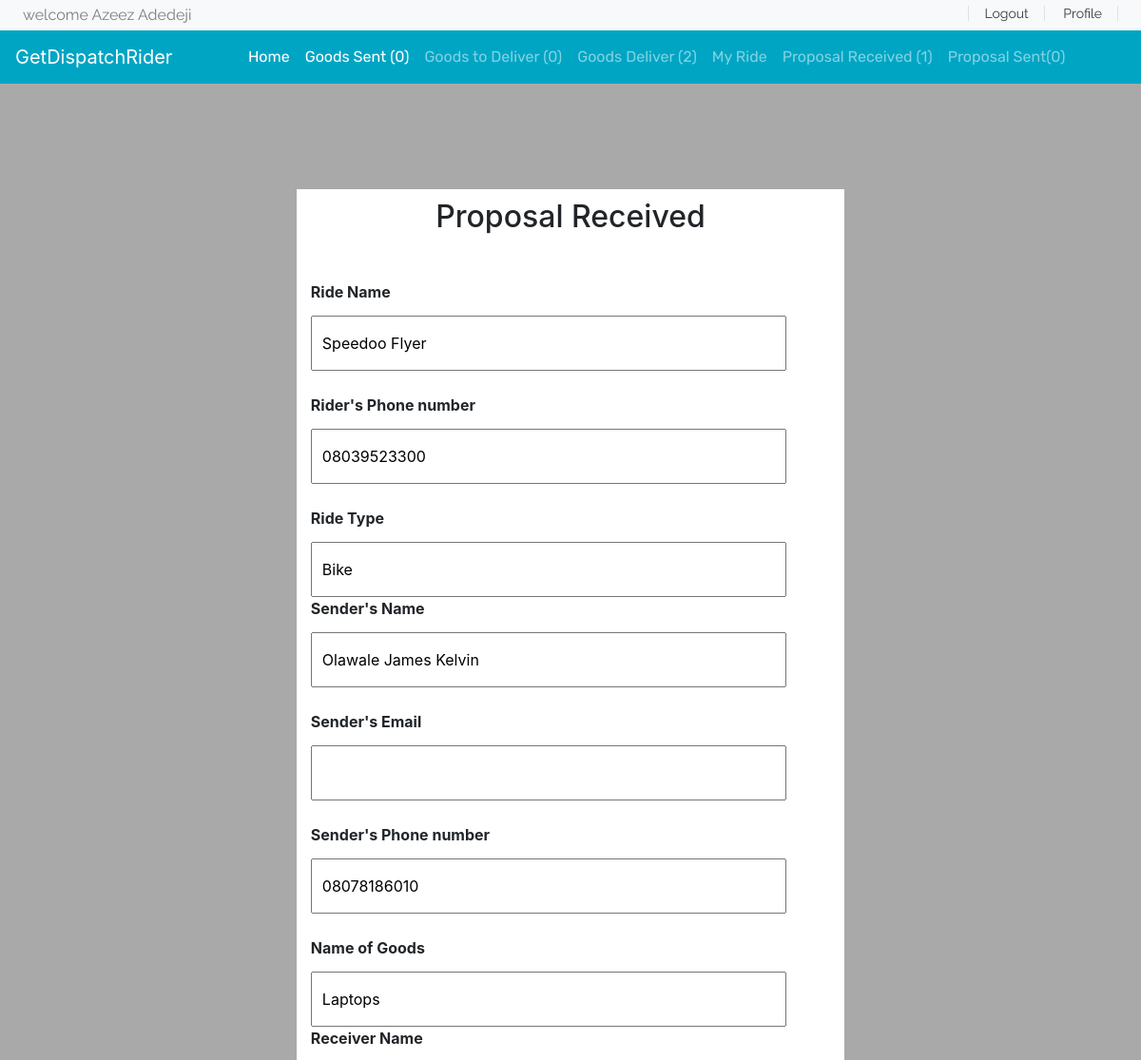
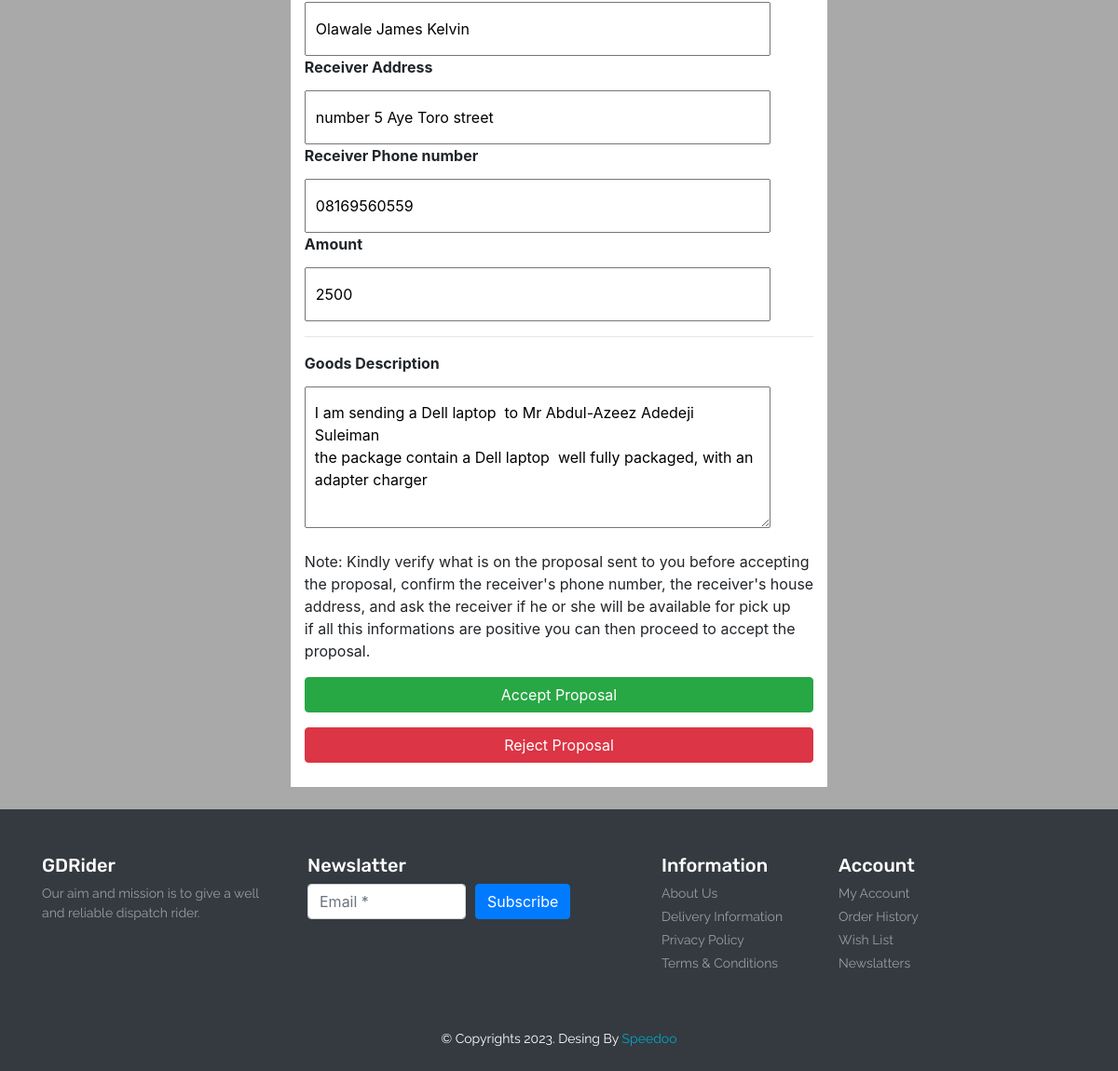
/accept-proposal/76d2209d9ef7445392f525bb0248d05f/ (signed in), run on the app's committed database (2 pictures, top to bottom).
### base/models.py (models this page shows)
class user(AbstractUser):
    fullName = models.CharField(max_length=100)
    email = models.EmailField()
    phoneNumber = models.CharField(max_length=20, unique=True)
    ninslip = models.ImageField()
    verify = models.BooleanField(default=False)
    USERNAME_FIELD = 'phoneNumber'
    REQUIRED_FIELDS = ['username']

class proposal(models.Model):
    id = models.UUIDField(default=uuid.uuid4, editable=False, primary_key=True)
    riderUsername = models.CharField(max_length=50, default='null')
    rideName = models.CharField(max_length=50, default='empty')
    riderEmail = models.EmailField()
    senderName = models.CharField(max_length=100, default='empty')
    riderPhoneNumber = models.CharField(max_length=20, default='empty')
    senderEmail = models.EmailField()
    senderPhoneNumber = models.CharField(max_length=20,default='empty')
    rideTrackId = models.CharField(max_length=100)
    rideType = models.CharField(max_length=50)
    goodsName = models.CharField(max_length=250)
    receiverName = models.CharField(max_length=250)
    receiverAddress = models.CharField(max_length=250)
    receiverPhoneNumber = models.CharField(max_length=50)
    amount = models.TextField()
    goodsDescription = models.TextField()
    deliveryPassword = models.CharField(max_length=10, blank='True', null='True')
    created = models.DateTimeField(auto_now_add=True)
    update = models.DateTimeField(auto_now=True)
    deliver = models.BooleanField(default=False)
    accepted = models.BooleanField(default=False)

### base/views.py (the view, shortened to what this page needs)
# urls.py: path('accept-proposal/<str:pk>/', views.acceptproposal, name='acceptProposal'),
@login_required(login_url='base:login')
def acceptproposal(request, pk):
    getproposal = proposal.objects.get(id=pk)
    if request.user.phoneNumber == getproposal.riderUsername:
        pass
    else:
        return redirect('base:index')
    proposalr = proposal.objects.filter(Q(riderUsername=request.user) & Q(accepted=False)).count
    proposals = proposal.objects.filter(Q(senderPhoneNumber=request.user.phoneNumber) & Q(accepted=False)).count
    goodsent = proposal.objects.filter(Q(senderPhoneNumber=request.user.phoneNumber)
                                       & Q(accepted=True)).count
    goodstosend = proposal.objects.filter(Q(riderUsername=request.user) & Q(accepted=True) & Q(deliver=False)).count
    goodsdeliver = proposal.objects.filter(Q(riderUsername=request.user)
                                           & Q(deliver=True)).count
    context = {'getproposal': getproposal, 'proposalr': proposalr, 'goodstosend': goodstosend, 'goodsent': goodsent,
               'proposals': proposals, 'goodsdeliver': goodsdeliver}
    return render(request, 'base/proposalReceivedDetail.html', context)

### base/templates/base/proposalReceivedDetail.html (shortened to what this page needs)
<div style="background-color: darkgrey;">
    {% extends 'base/navbar.html'%}
{%load static %}
{% block body%}
 <div class="container">
        <div class="container" style="background-color: #fff; margin-top: 10%; padding: 10px 15px; width:fit-content ; height:fit-content">
            <div class="text-center">
                <h2>Proposal Received</h2>
            </div>
            <form class="mt-5" method="post" action="{% url 'base:acceptProposal' getproposal.id %}">
                <label for=""><strong>Ride Name</strong> </label><br/>
                <input type="text" class="login-input" value="{{getproposal.rideName}}" readonly="true" name="riderName" ><br/>
                <label for=""><strong>Rider's Phone number </strong> </label><br/>
                <input type="text" class="login-input" value="{{getproposal.riderPhoneNumber}}" readonly="true" name="riderNumber" ><br/>
                <label for=""><strong>Ride Type</strong> </label><br/>
                <input type="text" class="login-input" value="{{getproposal.rideType}}" readonly="true" name="rideType" >
                 <label for=""><strong>Sender's Name </strong> </label><br/>
                <input type="text" class="login-input" value="{{getproposal.senderName}}"  readonly="true" name="senderName" ><br/>
                <label for=""><strong>Sender's Email </strong> </label><br/>
                <input type="text" class="login-input" value="{{getproposal.email}}"  readonly="true" name="senderEmail" ><br/>
                <label for=""><strong>Sender's Phone number </strong> </label><br/>
                <input type="text" class="login-input"  value="{{getproposal.senderPhoneNumber}}" readonly="true" name="sendernumber" ><br/>
                <label for=""><strong>Name of Goods  </strong></label><br/>
                <input type="text" class="login-input" readonly="true" value="{{getproposal.goodsName}}" name="goodsName" >
                <label for=""><strong>Receiver Name </strong></label><br/>
                <input type="text" class="login-input disabled" readonly="true" value="{{getproposal.senderName}}"  name="senderName" >
                <label for=""><strong>Receiver Address </strong>  </label><br/>
                <input type="text" class="login-input" readonly="true" value="{{getproposal.receiverAddress}}"  name="receiverAddress" >
                <label for=""><strong> Receiver Phone number</strong> </label><br/>
                <input type="text" class="login-input" readonly="true" value="{{getproposal.receiverPhoneNumber}}"  name="receiverNumber" >
                <label for=""><strong>Amount</strong> </label><br/>
                <input type="text" class="login-input" readonly="true" value="{{getproposal.amount}}"  placeholder="Dispatch Rider's Fee" name="amount" >
               <hr>
                <label for=""><strong>Goods  Description</strong></label><br/>
                <textarea class="login-input" readonly="true"   name="goodsDescription" placeholder="Describe the goods in details"  cols="30" rows="5">{{getproposal.goodsDescription}}</textarea><br/>
                <p>Note: Kindly verify what is on the proposal sent to you before accepting<br/>the  proposal, confirm the receiver's phone number, the receiver's house<br/>  address, and ask the receiver if he or she will be available for pick up<br/>
                    if all this informations are positive you can then proceed to accept the <br/>proposal.</p>
                <input style="width: 100%;" type="submit" class="btn btn-success"  value="Accept Proposal" name="" id="">
                <a href="" style="width:100%" class="btn btn-danger mt-3">Reject Proposal</a>
                <br>
            </form>
        </div>
    </div>
{% endblock%}

### base/templates/base/navbar.html (shortened to what this page needs)
<!DOCTYPE html>
{% load static %}
<html lang="en">
<head>
     <link rel="stylesheet" href="https://stackpath.bootstrapcdn.com/bootstrap/4.4.1/css/bootstrap.min.css">
     <link rel="stylesheet" href="https://cdnjs.cloudflare.com/ajax/libs/OwlCarousel2/2.3.4/assets/owl.carousel.min.css" />
     <link rel="stylesheet" href="https://cdnjs.cloudflare.com/ajax/libs/OwlCarousel2/2.3.4/assets/owl.theme.default.min.css" />
      <link rel="stylesheet" href="https://cdnjs.cloudflare.com/ajax/libs/font-awesome/5.13.0/css/all.min.css" />
     <link rel="stylesheet" href="https://cdnjs.cloudflare.com/ajax/libs/font-awesome/4.7.0/css/font-awesome.min.css">
     <link rel="stylesheet" href="{% static 'base/style.css' %}">
</head>
<body onload="getLocation();">
 <header id="header" class="">
        <div class="strip d-flex justify-content-between px-4 py-1 bg-light" style="height:fit-content" >
            <p class="font-rale  text-black-50 m-0">welcome {{request.user.fullName}}</p>
            <div class="font-rale font-size-14">
                {% if request.user.is_authenticated%}
                <a href="{% url 'base:logout' %}" class="px-3 border-right border-left text-dark">Logout</a>
                <a href="" class="px-3 border-right text-dark">Profile</a>
                {%else%}
                  <a href="{% url 'base:login' %}" class="px-3 border-right border-left text-dark">Login</a>
                <a href="{%url 'base:signup' %}" class="px-3 border-right text-dark">SignUp</a>
                {%endif%}
            </div>
        </div>
        <nav class="navbar navbar-expand-lg navbar-dark color-second-bg ">
            <a class="navbar-brand" href="#">GetDispatchRider</a>
            <div class="collapse navbar-collapse" id="navbarNav">
              <ul class="navbar-nav m-auto font-rubik">
                   <li class="nav-item active">
                  <a class="nav-link" href="{% url 'base:index' %}">Home</a>
                </li>
                <li class="nav-item active">
                  <a class="nav-link" href="{% url 'base:goodSent'%}">Goods Sent ({{goodsent}})</a>
                </li>
                <li class="nav-item">
                  <a class="nav-link" href="{% url 'base:onDelivary' %}">Goods to Deliver ({{goodstosend}}) </a>
                </li>
                <li class="nav-item">
                  <a class="nav-link" href="{% url 'base:goodsDeliver'%}">Goods Deliver ({{goodsdeliver}})</a>
                </li>
                <li class="nav-item">
                    <a class="nav-link" href="{% url 'base:my-ride'%}">My Ride</a>
                  </li>
                  <li class="nav-item">
                    <a class="nav-link" href="{% url 'base:proposal-receive'%}">Proposal Received ({{proposalr}})</a>
                  </li>
                  <li class="nav-item">
                    <a class="nav-link" href="{% url 'base:proposalSent'%}">Proposal Sent({{proposals}})</a>
                  </li>
              </ul>
            </div>
          </nav>
    </header>
{%block body%}
{%endblock%}
 <br/>
 <footer id="footer" class="bg-dark text-white py-5">
          <div class="container">
            <div class="row">
              <div class="col-lg-3 col-12">
                <h4 class="font-rubik font-size-20">GDRider</h4>
                <p class="font-size-14 font-rale text-white-50">Our aim and mission is to give a well and reliable dispatch rider.</p>
              </div>
              <div class="col-lg-4 col-12">
                <h4 class="font-rubik font-size-20">Newslatter</h4>
                <form class="form-row">
                  <div class="col">
                    <input type="text" class="form-control" placeholder="Email *">
                  </div>
                  <div class="col">
                    <button type="submit" class="btn btn-primary mb-2">Subscribe</button>
                  </div>
                </form>
              </div>
              <div class="col-lg-2 col-12">
                <h4 class="font-rubik font-size-20">Information</h4>
                <div class="d-flex flex-column flex-wrap">
                  <a href="#" class="font-rale font-size-14 text-white-50 pb-1">About Us</a>
                  <a href="#" class="font-rale font-size-14 text-white-50 pb-1">Delivery Information</a>
                  <a href="#" class="font-rale font-size-14 text-white-50 pb-1">Privacy Policy</a>
                  <a href="#" class="font-rale font-size-14 text-white-50 pb-1">Terms & Conditions</a>
                </div>
              </div>
              <div class="col-lg-2 col-12">
                <h4 class="font-rubik font-size-20">Account</h4>
                <div class="d-flex flex-column flex-wrap">
                  <a href="#" class="font-rale font-size-14 text-white-50 pb-1">My Account</a>
                  <a href="#" class="font-rale font-size-14 text-white-50 pb-1">Order History</a>
                  <a href="#" class="font-rale font-size-14 text-white-50 pb-1">Wish List</a>
                  <a href="#" class="font-rale font-size-14 text-white-50 pb-1">Newslatters</a>
                </div>
              </div>
            </div>
          </div>
        </footer>
        <div class="copyright text-center bg-dark text-white py-2">
          <p class="font-rale font-size-14">&copy; Copyrights 2023. Desing By <a href="#" class="color-second">Speedoo</a></p>
        </div>
</body>
</html>

### base/static/base/style.css (style rules this page uses)
button, button:focus { outline: none !important; box-shadow: none !important; }
.font-rale { font-family: "Raleway", cursive; }
.font-rubik { font-family: "Rubik", cursive; }
.font-size-14 { font-size: 14px; }
.font-size-20 { font-size: 20px; }
.color-second { color: #00A5C4; }
.color-second-bg { background: #00A5C4; }
.login-input { width: 500px; padding: 15px 10px; margin-top: 5px; display: block; }

### data on the page
user: user.fullName "Azeez Adedeji"
proposal: riderName "Speedoo Flyer", riderNumber "08039523300", rideType "Bike", senderName "Olawale James Kelvin", sendernumber "08078186010", goodsName "Laptops", receiverAddress "number 5 Aye Toro street", receiverNumber "08169560559", amount "2500", goodsDescription "I am sending a Dell laptop to Mr Abdul-Azeez Adedeji Suleiman the package contain a Dell laptop well fully packaged, with an adapter charger"

### other printed values
{{ goodsent }} "0"
{{ goodstosend }} "0"
{{ goodsdeliver }} "2"
{{ proposalr }} "1"
{{ proposals }} "0"
